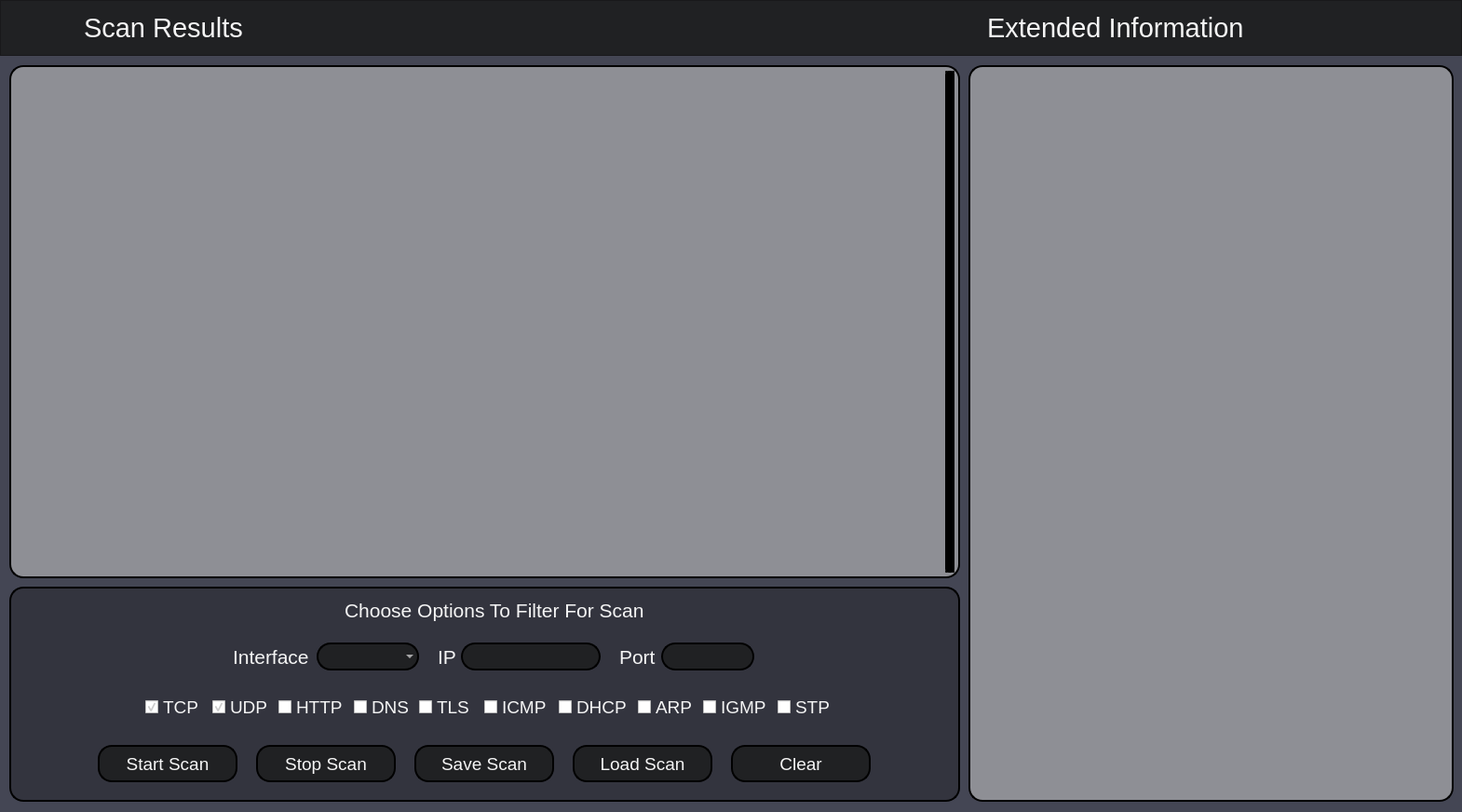
<?xml version="1.0" encoding="UTF-8"?>
<ui version="4.0">
 <class>SniffSerpent</class>
 <widget class="QMainWindow" name="SniffSerpent">
  <property name="enabled">
   <bool>true</bool>
  </property>
  <property name="geometry">
   <rect>
    <x>0</x>
    <y>0</y>
    <width>1570</width>
    <height>872</height>
   </rect>
  </property>
  <property name="minimumSize">
   <size>
    <width>1570</width>
    <height>850</height>
   </size>
  </property>
  <property name="maximumSize">
   <size>
    <width>1570</width>
    <height>16777215</height>
   </size>
  </property>
  <property name="windowTitle">
   <string>SniffSerpent</string>
  </property>
  <property name="styleSheet">
   <string notr="true">QWidget {
	background-color: rgba(68,70,84,255);
    color: rgb(245,245,245);
}

QScrollBar:vertical {
    background-color: rgba(247, 247, 247,150);
    border: 0px solid rgb(153, 153, 153);
    width:10px;    
    margin: 0px 0px 0px 0px;
    border-radius: 4px;
}

QScrollBar::handle:vertical {          
    background-color: black;   
    min-height: 100px;
    border: 0px solid black;
    border-radius: 4px;
}

QScrollBar::add-line:vertical {       
    height: 0px;
    subcontrol-position: bottom;
    subcontrol-origin: margin;
}

QScrollBar::sub-line:vertical {
    height: 0px;
    subcontrol-position: top;
    subcontrol-origin: margin;
}

QListView::item:hover { 
   background-color: rgb(187, 188, 196);
   color:black;
}

QListView::item:selected { 
   background-color: rgb(173, 174, 184);
   color:black;
}</string>
  </property>
  <widget class="QWidget" name="centralwidget">
   <widget class="QListView" name="PacketList">
    <property name="geometry">
     <rect>
      <x>10</x>
      <y>70</y>
      <width>1021</width>
      <height>551</height>
     </rect>
    </property>
    <property name="minimumSize">
     <size>
      <width>1021</width>
      <height>551</height>
     </size>
    </property>
    <property name="maximumSize">
     <size>
      <width>1021</width>
      <height>551</height>
     </size>
    </property>
    <property name="font">
     <font>
      <family>Segoe UI</family>
      <pointsize>14</pointsize>
     </font>
    </property>
    <property name="cursor" stdset="0">
     <cursorShape>ArrowCursor</cursorShape>
    </property>
    <property name="styleSheet">
     <string notr="true">background-color: rgba(191, 191, 191, 0.6);
color: black;
border-radius: 15px;
border-style: outset;
border-width: 2px;
border-radius: 15px;
border-color: black;	
padding: 4px;
</string>
    </property>
    <property name="verticalScrollBarPolicy">
     <enum>Qt::ScrollBarAlwaysOn</enum>
    </property>
    <property name="horizontalScrollBarPolicy">
     <enum>Qt::ScrollBarAlwaysOff</enum>
    </property>
    <property name="autoScroll">
     <bool>true</bool>
    </property>
    <property name="editTriggers">
     <set>QAbstractItemView::NoEditTriggers</set>
    </property>
   </widget>
   <widget class="QFrame" name="OptionsFrame">
    <property name="geometry">
     <rect>
      <x>10</x>
      <y>630</y>
      <width>1021</width>
      <height>231</height>
     </rect>
    </property>
    <property name="styleSheet">
     <string notr="true">#OptionsFrame {
	background-color: rgba(46, 47, 56,0.8);
	border-radius: 15px;
	border-style: outset;
	border-width: 2px;
	border-radius: 15px;
	border-color: black;	
	padding: 4px;
}

</string>
    </property>
    <property name="frameShape">
     <enum>QFrame::StyledPanel</enum>
    </property>
    <property name="frameShadow">
     <enum>QFrame::Raised</enum>
    </property>
    <widget class="QLabel" name="FiltherLabel">
     <property name="geometry">
      <rect>
       <x>360</x>
       <y>10</y>
       <width>340</width>
       <height>30</height>
      </rect>
     </property>
     <property name="minimumSize">
      <size>
       <width>340</width>
       <height>30</height>
      </size>
     </property>
     <property name="maximumSize">
      <size>
       <width>340</width>
       <height>30</height>
      </size>
     </property>
     <property name="font">
      <font>
       <family>Arial</family>
       <pointsize>16</pointsize>
      </font>
     </property>
     <property name="styleSheet">
      <string notr="true">background-color:none;
border: none;</string>
     </property>
     <property name="text">
      <string>Choose Options To Filter For Scan</string>
     </property>
    </widget>
    <widget class="QCheckBox" name="UDPCheckBox">
     <property name="geometry">
      <rect>
       <x>218</x>
       <y>110</y>
       <width>60</width>
       <height>39</height>
      </rect>
     </property>
     <property name="maximumSize">
      <size>
       <width>60</width>
       <height>60</height>
      </size>
     </property>
     <property name="font">
      <font>
       <family>Arial</family>
       <pointsize>14</pointsize>
      </font>
     </property>
     <property name="cursor">
      <cursorShape>PointingHandCursor</cursorShape>
     </property>
     <property name="styleSheet">
      <string notr="true">background-color:none;</string>
     </property>
     <property name="text">
      <string>UDP</string>
     </property>
     <property name="checked">
      <bool>true</bool>
     </property>
    </widget>
    <widget class="QCheckBox" name="ICMPCheckBox">
     <property name="geometry">
      <rect>
       <x>510</x>
       <y>110</y>
       <width>73</width>
       <height>39</height>
      </rect>
     </property>
     <property name="maximumSize">
      <size>
       <width>73</width>
       <height>60</height>
      </size>
     </property>
     <property name="font">
      <font>
       <family>Arial</family>
       <pointsize>14</pointsize>
      </font>
     </property>
     <property name="cursor">
      <cursorShape>PointingHandCursor</cursorShape>
     </property>
     <property name="styleSheet">
      <string notr="true">background-color:none;</string>
     </property>
     <property name="text">
      <string>ICMP</string>
     </property>
     <property name="checked">
      <bool>false</bool>
     </property>
    </widget>
    <widget class="QCheckBox" name="ARPCheckBox">
     <property name="geometry">
      <rect>
       <x>675</x>
       <y>110</y>
       <width>60</width>
       <height>39</height>
      </rect>
     </property>
     <property name="maximumSize">
      <size>
       <width>60</width>
       <height>50</height>
      </size>
     </property>
     <property name="font">
      <font>
       <family>Arial</family>
       <pointsize>14</pointsize>
      </font>
     </property>
     <property name="cursor">
      <cursorShape>PointingHandCursor</cursorShape>
     </property>
     <property name="styleSheet">
      <string notr="true">background-color:none;</string>
     </property>
     <property name="text">
      <string>ARP</string>
     </property>
     <property name="checked">
      <bool>false</bool>
     </property>
    </widget>
    <widget class="QCheckBox" name="STPCheckBox">
     <property name="geometry">
      <rect>
       <x>825</x>
       <y>110</y>
       <width>60</width>
       <height>39</height>
      </rect>
     </property>
     <property name="maximumSize">
      <size>
       <width>60</width>
       <height>50</height>
      </size>
     </property>
     <property name="font">
      <font>
       <family>Arial</family>
       <pointsize>14</pointsize>
      </font>
     </property>
     <property name="cursor">
      <cursorShape>PointingHandCursor</cursorShape>
     </property>
     <property name="styleSheet">
      <string notr="true">background-color:none;</string>
     </property>
     <property name="text">
      <string>STP</string>
     </property>
     <property name="checked">
      <bool>false</bool>
     </property>
    </widget>
    <widget class="QCheckBox" name="DNSCheckBox">
     <property name="geometry">
      <rect>
       <x>370</x>
       <y>110</y>
       <width>61</width>
       <height>39</height>
      </rect>
     </property>
     <property name="maximumSize">
      <size>
       <width>85</width>
       <height>50</height>
      </size>
     </property>
     <property name="font">
      <font>
       <family>Arial</family>
       <pointsize>14</pointsize>
      </font>
     </property>
     <property name="cursor">
      <cursorShape>PointingHandCursor</cursorShape>
     </property>
     <property name="styleSheet">
      <string notr="true">background-color:none;</string>
     </property>
     <property name="text">
      <string>DNS</string>
     </property>
     <property name="checked">
      <bool>false</bool>
     </property>
    </widget>
    <widget class="QCheckBox" name="TCPCheckBox">
     <property name="enabled">
      <bool>true</bool>
     </property>
     <property name="geometry">
      <rect>
       <x>146</x>
       <y>110</y>
       <width>60</width>
       <height>39</height>
      </rect>
     </property>
     <property name="maximumSize">
      <size>
       <width>60</width>
       <height>60</height>
      </size>
     </property>
     <property name="font">
      <font>
       <family>Arial</family>
       <pointsize>14</pointsize>
      </font>
     </property>
     <property name="cursor">
      <cursorShape>PointingHandCursor</cursorShape>
     </property>
     <property name="styleSheet">
      <string notr="true">background-color:none;</string>
     </property>
     <property name="text">
      <string>TCP</string>
     </property>
     <property name="checked">
      <bool>true</bool>
     </property>
    </widget>
    <widget class="QPushButton" name="StartScanButton">
     <property name="enabled">
      <bool>true</bool>
     </property>
     <property name="geometry">
      <rect>
       <x>95</x>
       <y>170</y>
       <width>150</width>
       <height>40</height>
      </rect>
     </property>
     <property name="minimumSize">
      <size>
       <width>150</width>
       <height>40</height>
      </size>
     </property>
     <property name="maximumSize">
      <size>
       <width>150</width>
       <height>40</height>
      </size>
     </property>
     <property name="font">
      <font>
       <family>Arial</family>
       <pointsize>14</pointsize>
      </font>
     </property>
     <property name="cursor">
      <cursorShape>PointingHandCursor</cursorShape>
     </property>
     <property name="styleSheet">
      <string notr="true">QPushButton {
    background-color: rgba(32,33,35,255);
	border-radius: 15px;
	border-style: outset;
	border-width: 2px;
	border-radius: 15px;
	border-color: black;
	padding: 4px;
}

QPushButton:hover {
    background-color: rgb(87, 89, 101);
    border-radius: 15px;
	border-style: outset;
	border-width: 2px;
	border-radius: 15px;
	border-color: black;
	padding: 4px;
}

QPushButton:pressed {
   background-color:rgb(177, 185, 187);
}

QPushButton:disabled {
    background-color:rgb(140, 140, 140);
    color: black; 
}</string>
     </property>
     <property name="text">
      <string>Start Scan</string>
     </property>
    </widget>
    <widget class="QPushButton" name="StopScanButton">
     <property name="geometry">
      <rect>
       <x>265</x>
       <y>170</y>
       <width>150</width>
       <height>40</height>
      </rect>
     </property>
     <property name="minimumSize">
      <size>
       <width>150</width>
       <height>40</height>
      </size>
     </property>
     <property name="maximumSize">
      <size>
       <width>150</width>
       <height>40</height>
      </size>
     </property>
     <property name="font">
      <font>
       <family>Arial</family>
       <pointsize>14</pointsize>
      </font>
     </property>
     <property name="cursor">
      <cursorShape>PointingHandCursor</cursorShape>
     </property>
     <property name="styleSheet">
      <string notr="true">QPushButton {
    background-color: rgba(32,33,35,255);
	border-radius: 15px;
	border-style: outset;
	border-width: 2px;
	border-radius: 15px;
	border-color: black;
	padding: 4px;
}

QPushButton:hover {
    background-color: rgb(87, 89, 101);
    border-radius: 15px;
	border-style: outset;
	border-width: 2px;
	border-radius: 15px;
	border-color: black;
	padding: 4px;
}

QPushButton:pressed {
   background-color:rgb(177, 185, 187);
}

QPushButton:disabled {
    background-color: rgb(140, 140, 140);
    color: black; 
}</string>
     </property>
     <property name="text">
      <string>Stop Scan</string>
     </property>
    </widget>
    <widget class="QPushButton" name="SaveScanButton">
     <property name="geometry">
      <rect>
       <x>435</x>
       <y>170</y>
       <width>150</width>
       <height>40</height>
      </rect>
     </property>
     <property name="minimumSize">
      <size>
       <width>150</width>
       <height>40</height>
      </size>
     </property>
     <property name="maximumSize">
      <size>
       <width>150</width>
       <height>40</height>
      </size>
     </property>
     <property name="font">
      <font>
       <family>Arial</family>
       <pointsize>14</pointsize>
      </font>
     </property>
     <property name="cursor">
      <cursorShape>PointingHandCursor</cursorShape>
     </property>
     <property name="styleSheet">
      <string notr="true">QPushButton {
    background-color: rgba(32,33,35,255);
	border-radius: 15px;
	border-style: outset;
	border-width: 2px;
	border-radius: 15px;
	border-color: black;
	padding: 4px;
}

QPushButton:hover {
    background-color: rgb(87, 89, 101);
    border-radius: 15px;
	border-style: outset;
	border-width: 2px;
	border-radius: 15px;
	border-color: black;
	padding: 4px;
}

QPushButton:pressed {
   background-color:rgb(177, 185, 187);
}

QPushButton:disabled {
    background-color: rgb(140, 140, 140);
    color: black; 
}</string>
     </property>
     <property name="text">
      <string>Save Scan</string>
     </property>
    </widget>
    <widget class="QPushButton" name="ClearButton">
     <property name="geometry">
      <rect>
       <x>775</x>
       <y>170</y>
       <width>150</width>
       <height>40</height>
      </rect>
     </property>
     <property name="minimumSize">
      <size>
       <width>150</width>
       <height>40</height>
      </size>
     </property>
     <property name="maximumSize">
      <size>
       <width>150</width>
       <height>40</height>
      </size>
     </property>
     <property name="font">
      <font>
       <family>Arial</family>
       <pointsize>14</pointsize>
      </font>
     </property>
     <property name="cursor">
      <cursorShape>PointingHandCursor</cursorShape>
     </property>
     <property name="styleSheet">
      <string notr="true">QPushButton {
    background-color: rgba(32,33,35,255);
	border-radius: 15px;
	border-style: outset;
	border-width: 2px;
	border-radius: 15px;
	border-color: black;
	padding: 4px;
}

QPushButton:hover {
    background-color: rgb(87, 89, 101);
    border-radius: 15px;
	border-style: outset;
	border-width: 2px;
	border-radius: 15px;
	border-color: black;
	padding: 4px;
}

QPushButton:pressed {
   background-color:rgb(177, 185, 187);
}

QPushButton:disabled {
    background-color: rgb(140, 140, 140);
    color: black; 
}</string>
     </property>
     <property name="text">
      <string>Clear</string>
     </property>
    </widget>
    <widget class="QLineEdit" name="IPLineEdit">
     <property name="geometry">
      <rect>
       <x>485</x>
       <y>60</y>
       <width>150</width>
       <height>30</height>
      </rect>
     </property>
     <property name="minimumSize">
      <size>
       <width>150</width>
       <height>30</height>
      </size>
     </property>
     <property name="maximumSize">
      <size>
       <width>150</width>
       <height>30</height>
      </size>
     </property>
     <property name="font">
      <font>
       <family>Arial</family>
       <pointsize>12</pointsize>
       <weight>75</weight>
       <bold>true</bold>
      </font>
     </property>
     <property name="styleSheet">
      <string notr="true">background-color: rgba(32,33,35,255);
border-radius: 15px;
border-style: outset;
border-width: 2px;
border-radius: 15px;
border-color: black;	
padding: 4px;</string>
     </property>
     <property name="inputMask">
      <string/>
     </property>
     <property name="text">
      <string/>
     </property>
     <property name="echoMode">
      <enum>QLineEdit::Normal</enum>
     </property>
    </widget>
    <widget class="QLabel" name="PortLabel">
     <property name="geometry">
      <rect>
       <x>655</x>
       <y>60</y>
       <width>45</width>
       <height>30</height>
      </rect>
     </property>
     <property name="minimumSize">
      <size>
       <width>45</width>
       <height>30</height>
      </size>
     </property>
     <property name="maximumSize">
      <size>
       <width>0</width>
       <height>0</height>
      </size>
     </property>
     <property name="font">
      <font>
       <family>Arial</family>
       <pointsize>16</pointsize>
      </font>
     </property>
     <property name="styleSheet">
      <string notr="true">background-color:none;
border: none;</string>
     </property>
     <property name="text">
      <string>Port</string>
     </property>
    </widget>
    <widget class="QLineEdit" name="PortLineEdit">
     <property name="geometry">
      <rect>
       <x>700</x>
       <y>60</y>
       <width>100</width>
       <height>30</height>
      </rect>
     </property>
     <property name="sizePolicy">
      <sizepolicy hsizetype="Expanding" vsizetype="Fixed">
       <horstretch>0</horstretch>
       <verstretch>0</verstretch>
      </sizepolicy>
     </property>
     <property name="minimumSize">
      <size>
       <width>100</width>
       <height>30</height>
      </size>
     </property>
     <property name="maximumSize">
      <size>
       <width>100</width>
       <height>30</height>
      </size>
     </property>
     <property name="font">
      <font>
       <family>Arial</family>
       <pointsize>12</pointsize>
       <weight>75</weight>
       <bold>true</bold>
      </font>
     </property>
     <property name="styleSheet">
      <string notr="true">background-color: rgba(32,33,35,255);
border-radius: 15px;
border-style: outset;
border-width: 2px;
border-radius: 15px;
border-color: black;	
padding: 4px;</string>
     </property>
    </widget>
    <widget class="QLabel" name="IPLabel">
     <property name="geometry">
      <rect>
       <x>460</x>
       <y>60</y>
       <width>20</width>
       <height>30</height>
      </rect>
     </property>
     <property name="minimumSize">
      <size>
       <width>20</width>
       <height>30</height>
      </size>
     </property>
     <property name="maximumSize">
      <size>
       <width>0</width>
       <height>0</height>
      </size>
     </property>
     <property name="font">
      <font>
       <family>Arial</family>
       <pointsize>16</pointsize>
      </font>
     </property>
     <property name="styleSheet">
      <string notr="true">background-color:none;
border: none;</string>
     </property>
     <property name="text">
      <string>IP</string>
     </property>
    </widget>
    <widget class="QCheckBox" name="HTTPCheckBox">
     <property name="enabled">
      <bool>true</bool>
     </property>
     <property name="geometry">
      <rect>
       <x>289</x>
       <y>110</y>
       <width>71</width>
       <height>39</height>
      </rect>
     </property>
     <property name="maximumSize">
      <size>
       <width>80</width>
       <height>60</height>
      </size>
     </property>
     <property name="font">
      <font>
       <family>Arial</family>
       <pointsize>14</pointsize>
      </font>
     </property>
     <property name="cursor">
      <cursorShape>PointingHandCursor</cursorShape>
     </property>
     <property name="styleSheet">
      <string notr="true">background-color:none;</string>
     </property>
     <property name="text">
      <string>HTTP</string>
     </property>
     <property name="checked">
      <bool>false</bool>
     </property>
    </widget>
    <widget class="QCheckBox" name="TLSCheckBox">
     <property name="geometry">
      <rect>
       <x>440</x>
       <y>110</y>
       <width>61</width>
       <height>39</height>
      </rect>
     </property>
     <property name="maximumSize">
      <size>
       <width>85</width>
       <height>50</height>
      </size>
     </property>
     <property name="font">
      <font>
       <family>Arial</family>
       <pointsize>14</pointsize>
      </font>
     </property>
     <property name="cursor">
      <cursorShape>PointingHandCursor</cursorShape>
     </property>
     <property name="styleSheet">
      <string notr="true">background-color:none;</string>
     </property>
     <property name="text">
      <string>TLS</string>
     </property>
     <property name="checked">
      <bool>false</bool>
     </property>
    </widget>
    <widget class="QFrame" name="ComboBoxFrame">
     <property name="geometry">
      <rect>
       <x>330</x>
       <y>60</y>
       <width>110</width>
       <height>30</height>
      </rect>
     </property>
     <property name="sizePolicy">
      <sizepolicy hsizetype="Preferred" vsizetype="Fixed">
       <horstretch>0</horstretch>
       <verstretch>0</verstretch>
      </sizepolicy>
     </property>
     <property name="minimumSize">
      <size>
       <width>110</width>
       <height>30</height>
      </size>
     </property>
     <property name="maximumSize">
      <size>
       <width>110</width>
       <height>30</height>
      </size>
     </property>
     <property name="styleSheet">
      <string notr="true">background-color: rgba(32,33,35,255);
border-radius: 15px;
border-width: 2px;
border-radius: 15px;
padding: 4px;</string>
     </property>
     <property name="frameShape">
      <enum>QFrame::StyledPanel</enum>
     </property>
     <property name="frameShadow">
      <enum>QFrame::Raised</enum>
     </property>
     <widget class="QComboBox" name="InterfaceComboBox">
      <property name="geometry">
       <rect>
        <x>0</x>
        <y>0</y>
        <width>110</width>
        <height>30</height>
       </rect>
      </property>
      <property name="sizePolicy">
       <sizepolicy hsizetype="Preferred" vsizetype="Fixed">
        <horstretch>0</horstretch>
        <verstretch>0</verstretch>
       </sizepolicy>
      </property>
      <property name="minimumSize">
       <size>
        <width>110</width>
        <height>30</height>
       </size>
      </property>
      <property name="maximumSize">
       <size>
        <width>110</width>
        <height>30</height>
       </size>
      </property>
      <property name="font">
       <font>
        <family>Arial</family>
        <pointsize>12</pointsize>
        <weight>75</weight>
        <bold>true</bold>
       </font>
      </property>
      <property name="cursor">
       <cursorShape>PointingHandCursor</cursorShape>
      </property>
      <property name="styleSheet">
       <string notr="true">QComboBox {
    background-color: transparent;
    border-radius: 15px;
    border-style: outset;
    border-width: 2px;
    border-radius: 15px;
    border-color: black;	
    padding: 4px;
}

QComboBox:hover {
    border: 2px solid black
}

QComboBox QAbstractItemView {
    background-color:  rgb(245,245,245);
    selection-background-color: rgb(95, 97, 109);
    color: rgb(0, 0, 0);    
    padding: 10px;
    border: 2px solid black;
    border-radius: 10px;
    padding-left: 5px;
    padding-right: 5px;
}

QComboBox QListView{
    outline: 0px;
}</string>
      </property>
     </widget>
    </widget>
    <widget class="QLabel" name="InterfaceLabel">
     <property name="geometry">
      <rect>
       <x>240</x>
       <y>60</y>
       <width>90</width>
       <height>30</height>
      </rect>
     </property>
     <property name="minimumSize">
      <size>
       <width>90</width>
       <height>30</height>
      </size>
     </property>
     <property name="maximumSize">
      <size>
       <width>0</width>
       <height>0</height>
      </size>
     </property>
     <property name="font">
      <font>
       <family>Arial</family>
       <pointsize>16</pointsize>
      </font>
     </property>
     <property name="styleSheet">
      <string notr="true">background-color:none;
border: none;</string>
     </property>
     <property name="text">
      <string>Interface</string>
     </property>
    </widget>
    <widget class="QCheckBox" name="IGMPCheckBox">
     <property name="geometry">
      <rect>
       <x>745</x>
       <y>110</y>
       <width>75</width>
       <height>39</height>
      </rect>
     </property>
     <property name="maximumSize">
      <size>
       <width>75</width>
       <height>60</height>
      </size>
     </property>
     <property name="font">
      <font>
       <family>Arial</family>
       <pointsize>14</pointsize>
      </font>
     </property>
     <property name="cursor">
      <cursorShape>PointingHandCursor</cursorShape>
     </property>
     <property name="styleSheet">
      <string notr="true">background-color:none;</string>
     </property>
     <property name="text">
      <string>IGMP</string>
     </property>
     <property name="checked">
      <bool>false</bool>
     </property>
    </widget>
    <widget class="QCheckBox" name="DHCPCheckBox">
     <property name="geometry">
      <rect>
       <x>590</x>
       <y>110</y>
       <width>77</width>
       <height>39</height>
      </rect>
     </property>
     <property name="maximumSize">
      <size>
       <width>77</width>
       <height>60</height>
      </size>
     </property>
     <property name="font">
      <font>
       <family>Arial</family>
       <pointsize>14</pointsize>
      </font>
     </property>
     <property name="cursor">
      <cursorShape>PointingHandCursor</cursorShape>
     </property>
     <property name="styleSheet">
      <string notr="true">background-color:none;</string>
     </property>
     <property name="text">
      <string>DHCP</string>
     </property>
     <property name="checked">
      <bool>false</bool>
     </property>
    </widget>
    <widget class="QPushButton" name="LoadScanButton">
     <property name="geometry">
      <rect>
       <x>605</x>
       <y>170</y>
       <width>150</width>
       <height>40</height>
      </rect>
     </property>
     <property name="minimumSize">
      <size>
       <width>150</width>
       <height>40</height>
      </size>
     </property>
     <property name="maximumSize">
      <size>
       <width>150</width>
       <height>40</height>
      </size>
     </property>
     <property name="font">
      <font>
       <family>Arial</family>
       <pointsize>14</pointsize>
      </font>
     </property>
     <property name="cursor">
      <cursorShape>PointingHandCursor</cursorShape>
     </property>
     <property name="styleSheet">
      <string notr="true">QPushButton {
    background-color: rgba(32,33,35,255);
	border-radius: 15px;
	border-style: outset;
	border-width: 2px;
	border-radius: 15px;
	border-color: black;
	padding: 4px;
}

QPushButton:hover {
    background-color: rgb(87, 89, 101);
    border-radius: 15px;
	border-style: outset;
	border-width: 2px;
	border-radius: 15px;
	border-color: black;
	padding: 4px;
}

QPushButton:pressed {
   background-color:rgb(177, 185, 187);
}

QPushButton:disabled {
    background-color: rgb(140, 140, 140);
    color: black; 
}</string>
     </property>
     <property name="text">
      <string>Load Scan</string>
     </property>
    </widget>
   </widget>
   <widget class="QTextEdit" name="MoreInfoTextEdit">
    <property name="geometry">
     <rect>
      <x>1040</x>
      <y>70</y>
      <width>521</width>
      <height>791</height>
     </rect>
    </property>
    <property name="minimumSize">
     <size>
      <width>521</width>
      <height>791</height>
     </size>
    </property>
    <property name="maximumSize">
     <size>
      <width>521</width>
      <height>791</height>
     </size>
    </property>
    <property name="font">
     <font>
      <family>Arial</family>
      <pointsize>15</pointsize>
     </font>
    </property>
    <property name="cursor" stdset="0">
     <cursorShape>ArrowCursor</cursorShape>
    </property>
    <property name="mouseTracking">
     <bool>false</bool>
    </property>
    <property name="focusPolicy">
     <enum>Qt::NoFocus</enum>
    </property>
    <property name="acceptDrops">
     <bool>false</bool>
    </property>
    <property name="styleSheet">
     <string notr="true">background-color: rgba(191, 191, 191, 0.6);
color: black;
border-radius: 15px;
border-style: outset;
border-width: 2px;
border-radius: 15px;
border-color: black;	
padding: 4px;</string>
    </property>
    <property name="horizontalScrollBarPolicy">
     <enum>Qt::ScrollBarAlwaysOff</enum>
    </property>
    <property name="readOnly">
     <bool>true</bool>
    </property>
   </widget>
   <widget class="QFrame" name="TopFrame">
    <property name="geometry">
     <rect>
      <x>0</x>
      <y>0</y>
      <width>1570</width>
      <height>60</height>
     </rect>
    </property>
    <property name="minimumSize">
     <size>
      <width>1570</width>
      <height>60</height>
     </size>
    </property>
    <property name="maximumSize">
     <size>
      <width>1570</width>
      <height>60</height>
     </size>
    </property>
    <property name="styleSheet">
     <string notr="true">background-color:  rgba(32,33,35,255);</string>
    </property>
    <property name="frameShape">
     <enum>QFrame::StyledPanel</enum>
    </property>
    <property name="frameShadow">
     <enum>QFrame::Raised</enum>
    </property>
    <widget class="QLabel" name="ScanResultsLabel">
     <property name="geometry">
      <rect>
       <x>90</x>
       <y>0</y>
       <width>190</width>
       <height>60</height>
      </rect>
     </property>
     <property name="minimumSize">
      <size>
       <width>190</width>
       <height>60</height>
      </size>
     </property>
     <property name="maximumSize">
      <size>
       <width>190</width>
       <height>60</height>
      </size>
     </property>
     <property name="font">
      <font>
       <family>Arial</family>
       <pointsize>22</pointsize>
       <weight>50</weight>
       <bold>false</bold>
      </font>
     </property>
     <property name="styleSheet">
      <string notr="true">background-color:none;</string>
     </property>
     <property name="text">
      <string>Scan Results</string>
     </property>
    </widget>
    <widget class="QLabel" name="ExtendedInformationLabel">
     <property name="geometry">
      <rect>
       <x>1060</x>
       <y>0</y>
       <width>290</width>
       <height>60</height>
      </rect>
     </property>
     <property name="minimumSize">
      <size>
       <width>290</width>
       <height>60</height>
      </size>
     </property>
     <property name="maximumSize">
      <size>
       <width>290</width>
       <height>60</height>
      </size>
     </property>
     <property name="font">
      <font>
       <family>Arial</family>
       <pointsize>22</pointsize>
      </font>
     </property>
     <property name="styleSheet">
      <string notr="true">background-color:none;</string>
     </property>
     <property name="text">
      <string>Extended Information</string>
     </property>
    </widget>
    <widget class="QLabel" name="SerpentLabel">
     <property name="geometry">
      <rect>
       <x>0</x>
       <y>6</y>
       <width>65</width>
       <height>50</height>
      </rect>
     </property>
     <property name="minimumSize">
      <size>
       <width>65</width>
       <height>50</height>
      </size>
     </property>
     <property name="maximumSize">
      <size>
       <width>65</width>
       <height>50</height>
      </size>
     </property>
     <property name="font">
      <font>
       <family>Arial</family>
      </font>
     </property>
     <property name="styleSheet">
      <string notr="true">background-color: none</string>
     </property>
     <property name="text">
      <string/>
     </property>
     <property name="pixmap">
      <pixmap>images/serpentTitle.png</pixmap>
     </property>
    </widget>
    <widget class="QLabel" name="InfoLabel">
     <property name="geometry">
      <rect>
       <x>1520</x>
       <y>10</y>
       <width>40</width>
       <height>40</height>
      </rect>
     </property>
     <property name="minimumSize">
      <size>
       <width>40</width>
       <height>40</height>
      </size>
     </property>
     <property name="maximumSize">
      <size>
       <width>40</width>
       <height>40</height>
      </size>
     </property>
     <property name="font">
      <font>
       <family>Arial</family>
      </font>
     </property>
     <property name="cursor">
      <cursorShape>PointingHandCursor</cursorShape>
     </property>
     <property name="text">
      <string/>
     </property>
     <property name="pixmap">
      <pixmap>images/infoTitle.png</pixmap>
     </property>
    </widget>
   </widget>
   <zorder>TopFrame</zorder>
   <zorder>PacketList</zorder>
   <zorder>OptionsFrame</zorder>
   <zorder>MoreInfoTextEdit</zorder>
  </widget>
 </widget>
 <resources/>
 <connections/>
</ui>
